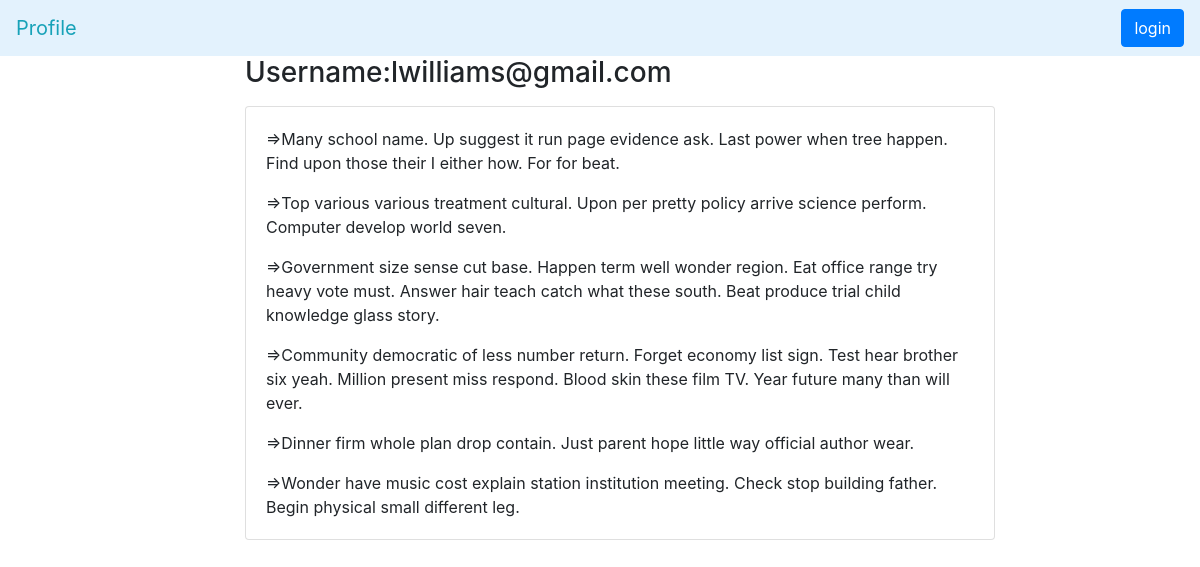
Page /profile/9/ on the committed database.
### models.py (models this page shows)
class User(db.Model):
  id = db.Column(db.Integer, primary_key=True)
  username = db.Column(db.Text,unique=True)
  password = db.Column(db.Text)

class Message(db.Model):
  id = db.Column(db.Integer, primary_key=True)
  text = db.Column(db.Text)
  date = db.Column(db.DateTime, default=datetime.datetime.now)
  discussion_id = db.Column(db.Integer, db.ForeignKey('discussion.id'), nullable=False)
  user_id = db.Column(db.Integer, db.ForeignKey('user.id'), nullable=False)

### app.py (the view)
@app.route('/profile/<int:user_id>/',methods = ['GET', 'POST'])
def profile(user_id):
    user = User.query.filter_by(id=user_id).first()
    messages = Message.query.filter_by(user_id=user_id).order_by(Message.date.desc()).all()
    return render_template('profile.html',user=user,messages=messages)

### templates/profile.html (shortened to what this page needs)
<!DOCTYPE html>
<html>
<head>
  <link rel="stylesheet" href="https://stackpath.bootstrapcdn.com/bootstrap/4.3.1/css/bootstrap.min.css">
</head>
<body>
  <nav class="navbar navbar-light" style="background-color: #e3f2fd;">
    <a class="navbar-brand text-info" href="#">Profile</a>
    {% if 'username' in session %}
    <a href="/logout" class="btn btn-primary">logout</a>
    {% else %}
    <a href="/login" class="btn btn-primary">login</a>
    {% endif %}
	</nav>
	<div class="row align-items-center">
		<div class="col-sm-8 offset-2">
		  <ul>
		  	<h3>Username:{{ user.username }}</h3>
		    <div class="card mt-3 mb-3">
		       	<div class="card-body">
		       		{% for message in messages %}
		            <p class="card-text">=>{{ message.text }}</p>
		            {% endfor %}
		        </div>
		    </div>
		  </ul>
		</div>
	</div>
</body>
</html>

### rows in the picture
User: username "lwilliams@gmail.com"
Message: text "Many school name. Up suggest it run page evidence ask. Last power when tree happen. Find upon those their I either how. For for beat."
Message: text "Top various various treatment cultural. Upon per pretty policy arrive science perform. Computer develop world seven."
Message: text "Government size sense cut base. Happen term well wonder region. Eat office range try heavy vote must. Answer hair teach catch what these south. Beat produce trial child knowledge glass story."
Message: text "Community democratic of less number return. Forget economy list sign. Test hear brother six yeah. Million present miss respond. Blood skin these film TV. Year future many than will ever."
Message: text "Dinner firm whole plan drop contain. Just parent hope little way official author wear."
Message: text "Wonder have music cost explain station institution meeting. Check stop building father. Begin physical small different leg."
